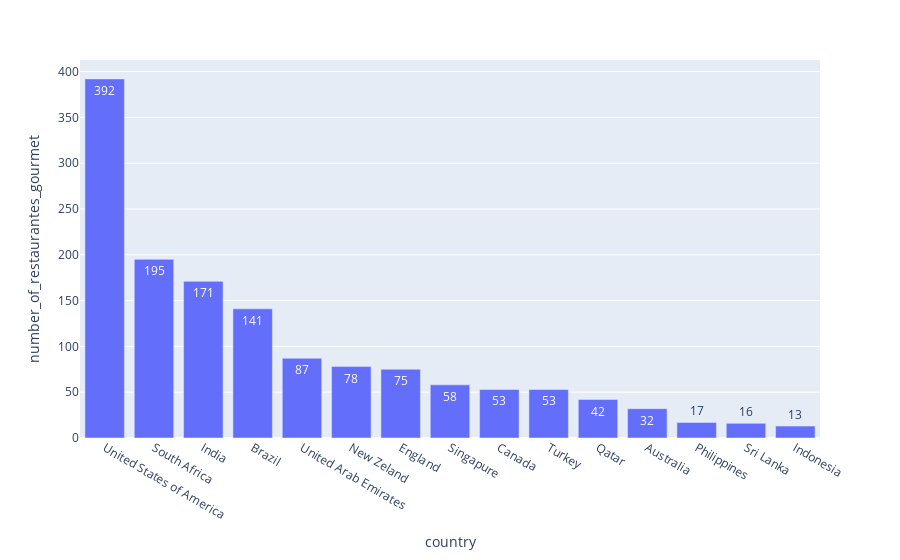

Write notebook code for a chart like this one.
### Code cell
px.bar(df_aux, x='country', y='number_of_restaurantes_gourmet', text_auto=True)

### Figure 1 — Plotly figure (JSON) as saved in the notebook; plotly's stock layout.template omitted (floating-point values rounded to 4 significant figures)
{"data": [{"alignmentgroup": "True", "hovertemplate": "country=%{x}<br>number_of_restaurantes_gourmet=%{y}<extra></extra>", "legendgroup": "", "marker": {"color": "#636efa", "pattern": {"shape": ""}}, "name": "", "offsetgroup": "", "orientation": "v", "showlegend": false, "textposition": "auto", "texttemplate": "%{y}", "type": "bar", "x": ["United States of America", "South Africa", "India", "Brazil", "United Arab Emirates", "New Zeland", "England", "Singapure", "Canada", "Turkey", "Qatar", "Australia", "Philippines", "Sri Lanka", "Indonesia"], "xaxis": "x", "y": [392, 195, 171, 141, 87, 78, 75, 58, 53, 53, 42, 32, 17, 16, 13], "yaxis": "y"}], "layout": {"barmode": "relative", "legend": {"tracegroupgap": 0}, "margin": {"t": 60}, "xaxis": {"anchor": "y", "domain": [0, 1], "title": {"text": "country"}}, "yaxis": {"anchor": "x", "domain": [0, 1], "title": {"text": "number_of_restaurantes_gourmet"}}}}
